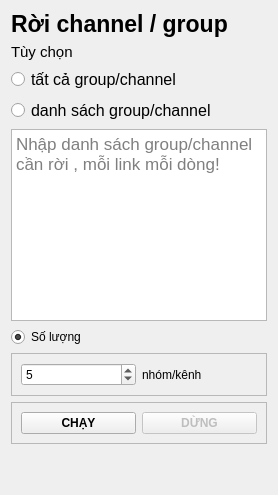
               <widget class="QWidget" name="page_11">
                <layout class="QGridLayout" name="gridLayout_19">
                 <item row="8" column="0">
                  <widget class="QFrame" name="frame_19">
                   <property name="frameShape">
                    <enum>QFrame::StyledPanel</enum>
                   </property>
                   <property name="frameShadow">
                    <enum>QFrame::Raised</enum>
                   </property>
                   <layout class="QHBoxLayout" name="horizontalLayout_13">
                    <item>
                     <widget class="QPushButton" name="btn_start_leave">
                      <property name="font">
                       <font>
                        <weight>75</weight>
                        <bold>true</bold>
                       </font>
                      </property>
                      <property name="text">
                       <string>CHẠY</string>
                      </property>
                     </widget>
                    </item>
                    <item>
                     <widget class="QPushButton" name="btn_stop_leave">
                      <property name="enabled">
                       <bool>false</bool>
                      </property>
                      <property name="font">
                       <font>
                        <weight>75</weight>
                        <bold>true</bold>
                       </font>
                      </property>
                      <property name="text">
                       <string>DỪNG</string>
                      </property>
                     </widget>
                    </item>
                   </layout>
                  </widget>
                 </item>
                 <item row="3" column="0">
                  <widget class="QRadioButton" name="rd_leavelist">
                   <property name="font">
                    <font>
                     <pointsize>12</pointsize>
                    </font>
                   </property>
                   <property name="text">
                    <string>danh sách group/channel</string>
                   </property>
                   <property name="checked">
                    <bool>false</bool>
                   </property>
                  </widget>
                 </item>
                 <item row="1" column="0">
                  <widget class="QLabel" name="label_52">
                   <property name="font">
                    <font>
                     <pointsize>11</pointsize>
                    </font>
                   </property>
                   <property name="text">
                    <string>Tùy chọn</string>
                   </property>
                  </widget>
                 </item>
                 <item row="2" column="0">
                  <widget class="QRadioButton" name="rd_leaveall">
                   <property name="font">
                    <font>
                     <pointsize>12</pointsize>
                    </font>
                   </property>
                   <property name="text">
                    <string>tất cả group/channel</string>
                   </property>
                  </widget>
                 </item>
                 <item row="5" column="0">
                  <widget class="QTextEdit" name="le_ds_leave">
                   <property name="font">
                    <font>
                     <pointsize>13</pointsize>
                    </font>
                   </property>
                   <property name="placeholderText">
                    <string>Nhập danh sách group/channel cần rời , mỗi link mỗi dòng!</string>
                   </property>
                  </widget>
                 </item>
                 <item row="7" column="0">
                  <widget class="QFrame" name="frame_15">
                   <property name="frameShape">
                    <enum>QFrame::StyledPanel</enum>
                   </property>
                   <property name="frameShadow">
                    <enum>QFrame::Raised</enum>
                   </property>
                   <layout class="QHBoxLayout" name="horizontalLayout_8">
                    <item>
                     <widget class="QSpinBox" name="sp_numleave">
                      <property name="value">
                       <number>5</number>
                      </property>
                     </widget>
                    </item>
                    <item>
                     <widget class="QLabel" name="label_57">
                      <property name="text">
                       <string>nhóm/kênh</string>
                      </property>
                     </widget>
                    </item>
                   </layout>
                  </widget>
                 </item>
                 <item row="0" column="0">
                  <widget class="QLabel" name="label_51">
                   <property name="font">
                    <font>
                     <pointsize>17</pointsize>
                     <weight>75</weight>
                     <bold>true</bold>
                    </font>
                   </property>
                   <property name="text">
                    <string>Rời channel / group</string>
                   </property>
                  </widget>
                 </item>
                 <item row="6" column="0">
                  <widget class="QRadioButton" name="rd_num">
                   <property name="text">
                    <string>Số lượng</string>
                   </property>
                   <property name="checked">
                    <bool>true</bool>
                   </property>
                  </widget>
                 </item>
                 <item row="11" column="0">
                  <spacer name="verticalSpacer_14">
                   <property name="orientation">
                    <enum>Qt::Vertical</enum>
                   </property>
                   <property name="sizeHint" stdset="0">
                    <size>
                     <width>20</width>
                     <height>40</height>
                    </size>
                   </property>
                  </spacer>
                 </item>
                </layout>
               </widget>
